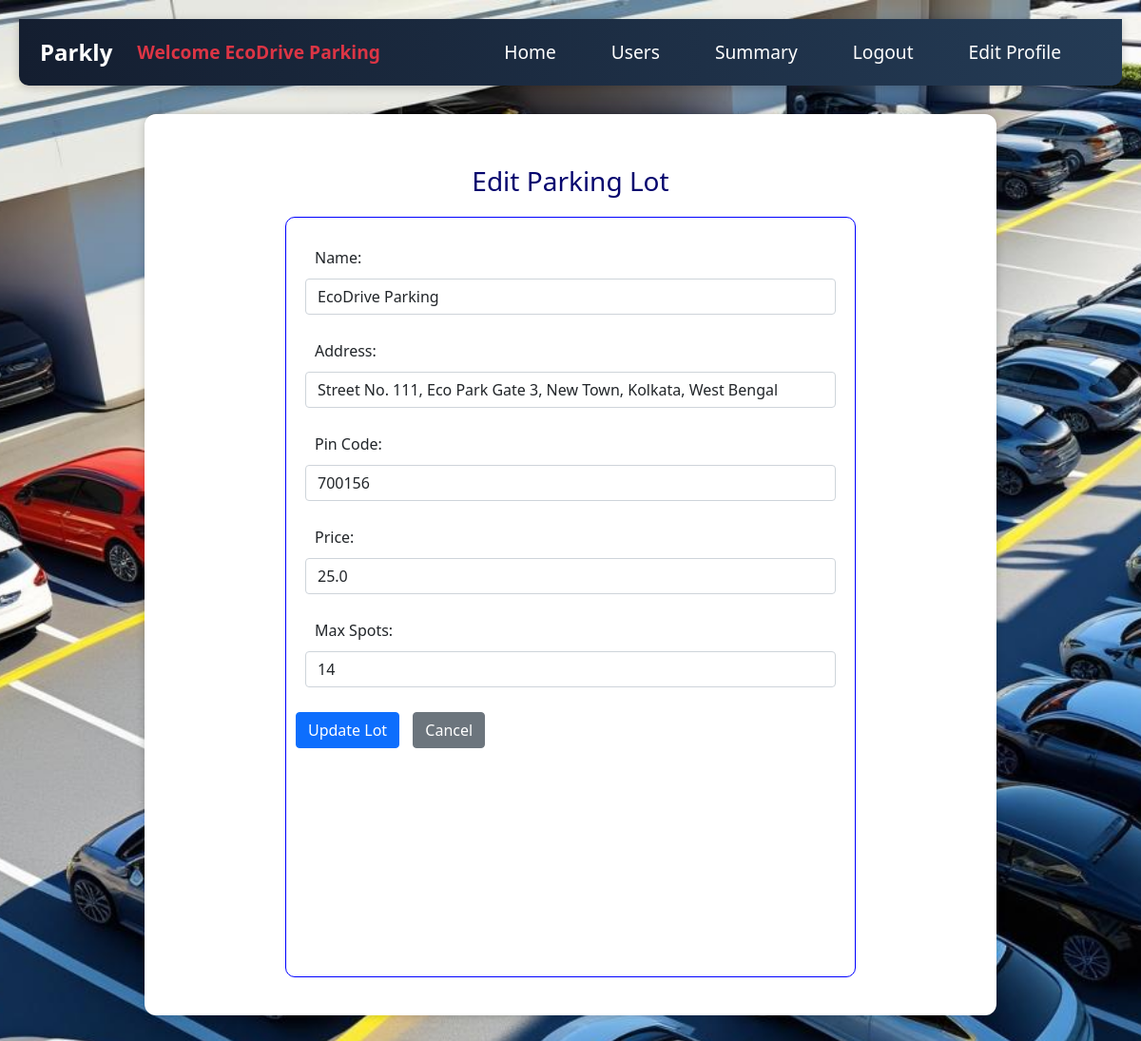
The app's page /edit_parking_lot/2/EcoDrive Parking (signed in) with its own data.
### backend/models.py (models this page shows)
class Parking_lot(db.Model):
    __tablename__="parking_lot"
    id=db.Column(db.Integer,primary_key=True)
    name=db.Column(db.String,nullable=False)
    address=db.Column(db.String,nullable=False)
    pin_code=db.Column(db.Integer,nullable=False)
    price=db.Column(db.Float,default=0.0)
    max_spots=db.Column(db.Integer,nullable=False)
    spots=db.relationship("Parking_spot",cascade="all,delete",backref="parking_lot",lazy=True) # parking lot can access it's all spots
    reservations=db.relationship("Reservation",cascade="all,delete",backref="parking_lot",lazy=True) # parking lot can access it's all reservation

### backend/controllers.py (the view, shortened to what this page needs)
@app.route("/edit_parking_lot/<int:lot_id>/<name>", methods=["GET", "POST"])
@login_required
def edit_parking_lot(lot_id, name):
    lot = Parking_lot.query.get_or_404(lot_id)
    return render_template("edit_parking_lot.html", lot=lot, name=name)

### backend/controllers.py (called while the page is built)
@login_manager.user_loader
def load_user(user_id):
    return User.query.get(int(user_id))

### templates/edit_parking_lot.html
{% extends "admin_layout.html" %}
{% block content %}
<div class="main-content">
<div class="container mt-4">
    <h3 class="center">Edit Parking Lot</h3>
    <form method="POST">
      <div class="input_form">
        <div class="mb-3">
            <label>Name:</label>
            <input type="text" name="name" class="form-control" value="{{ lot.name }}" required>
        </div>
        <div class="mb-3">
            <label>Address:</label>
            <input type="text" name="address" class="form-control" value="{{ lot.address }}" required>
        </div>
        <div class="mb-3">
            <label>Pin Code:</label>
            <input type="number" name="pin_code" class="form-control" value="{{ lot.pin_code }}" required>
        </div>
        <div class="mb-3">
            <label>Price:</label>
            <input type="number" step="0.01" name="price" class="form-control" value="{{ lot.price }}" required>
        </div>
        <div class="mb-3">
            <label>Max Spots:</label>
            <input type="number" name="max_spots" class="form-control" value="{{ lot.max_spots }}" required>
        </div>
        <button type="submit" class="btn btn-primary">Update Lot</button>
        <a href="{{ url_for('admin_dashboard', name=name) }}" class="btn btn-secondary">Cancel</a>
      </div>
    </form>
</div>
</div>
{% endblock %}

### templates/admin_layout.html (shortened to what this page needs)
<!DOCTYPE html>
<html>
    <head>
        <link rel="stylesheet" href="/static/styles/main.css">
        <link rel="stylesheet" href="/static/styles/admin.css">
        <link href="https://cdn.jsdelivr.net/npm/bootstrap@5.0.2/dist/css/bootstrap.min.css" rel="stylesheet">
    </head>
    <body class="admin-dashboard">
            <nav class="navbar navbar-expand-lg navbar-dark slim-navbar ">
                <div class="container-fluid">
                    <a class="navbar-brand fw-bold fs-4 text-white" href="/">Parkly</a>
                    <span class="navbar-brand fw-bold text-danger">Welcome {{name}}</span>
                    <div class="d-flex align-items-center ms-auto">
                        <a class="nav-link text-white me-3" href="{{ url_for('admin_dashboard', name=name) }}">Home</a>
                        <a class="nav-link text-white me-3" href="{{ url_for('admin_users', name=name) }}">Users</a>
                        <a class="nav-link text-white me-3" href="{{ url_for('admin_summary', name=name) }}">Summary</a>
                        <a class="nav-link text-white me-3" href="{{ url_for('logout') }}">Logout</a>
                        <div class="ms-auto">
                            <a href="{{ url_for('edit_profile', name=name) }}" class="nav-link text-white me-3">Edit Profile</a>
                        </div>
                    </div>
                </div>
            </nav>
            <div class="my_panel">
                {% block content %}{% endblock %}
            </div>
    </body>
</html>

### static/styles/main.css (style rules this page uses)
* { margin: 10px; padding: 0; box-sizing: border-box; }
body { font-family: Arial, sans-serif; }
.my_panel { width: 80%; margin: auto; height: auto; }
.input_form { border: 1px solid blue; width: 600px; height: 800px; margin: auto; margin-top: 20px; padding: 10px; border-radius: 10px; font-size: 16px; text-align: justify; }
.center { text-align: center; margin: auto; color: rgb(5, 5, 110); }
.navbar { background: linear-gradient(to right, #141e30, #243b55); box-shadow: 0 2px 10px rgba(0, 0, 0, 0.2); border-radius: 0 0 10px 10px; height: 70px; }
.slim-navbar { padding-top: 0 !important; padding-bottom: 0 !important; min-height: 40px; }
.slim-navbar .navbar-brand, .slim-navbar .nav-link { font-size: 1.2rem; padding-top: 0.25rem; padding-bottom: 0.25rem; }

### static/styles/admin.css (style rules this page uses)
.admin-dashboard { background: url('/static/images/parking-bg3.jpg') no-repeat center center fixed; background-size: cover; min-height: 100vh; }
.admin-dashboard .main-content { background-color: white; padding: 30px; border-radius: 12px; margin: 30px auto; width: 95%; box-shadow: 0 0 10px rgba(0, 0, 0, 0.2); }

### records on screen
Parking_lot: name "EcoDrive Parking", address "Street No. 111, Eco Park Gate 3, New Town, Kolkata, West Bengal", pin_code "700156", price "25.0", max_spots "14"
